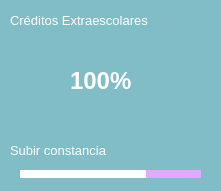
     <widget class="QFrame" name="frameCredEx">
      <property name="geometry">
       <rect>
        <x>460</x>
        <y>620</y>
        <width>221</width>
        <height>191</height>
       </rect>
      </property>
      <property name="styleSheet">
       <string notr="true">background-color: #80bdc7;
border-radius:10px;</string>
      </property>
      <property name="frameShape">
       <enum>QFrame::StyledPanel</enum>
      </property>
      <property name="frameShadow">
       <enum>QFrame::Raised</enum>
      </property>
      <widget class="QLabel" name="label_39">
       <property name="geometry">
        <rect>
         <x>10</x>
         <y>10</y>
         <width>181</width>
         <height>21</height>
        </rect>
       </property>
       <property name="font">
        <font>
         <family>Segoe UI</family>
         <pointsize>10</pointsize>
         <weight>50</weight>
         <bold>false</bold>
        </font>
       </property>
       <property name="styleSheet">
        <string notr="true">color:white;</string>
       </property>
       <property name="text">
        <string>Créditos Extraescolares</string>
       </property>
      </widget>
      <widget class="QPushButton" name="uploadExtra">
       <property name="geometry">
        <rect>
         <x>170</x>
         <y>130</y>
         <width>32</width>
         <height>32</height>
        </rect>
       </property>
       <property name="cursor">
        <cursorShape>PointingHandCursor</cursorShape>
       </property>
       <property name="styleSheet">
        <string notr="true">background-color:transparent;</string>
       </property>
       <property name="text">
        <string/>
       </property>
       <property name="icon">
        <iconset>
         <normaloff>../Resources/subir2.png</normaloff>../Resources/subir2.png</iconset>
       </property>
       <property name="iconSize">
        <size>
         <width>32</width>
         <height>32</height>
        </size>
       </property>
      </widget>
      <widget class="QLabel" name="label_41">
       <property name="geometry">
        <rect>
         <x>10</x>
         <y>140</y>
         <width>131</width>
         <height>21</height>
        </rect>
       </property>
       <property name="font">
        <font>
         <family>Segoe UI</family>
         <pointsize>10</pointsize>
         <weight>50</weight>
         <bold>false</bold>
        </font>
       </property>
       <property name="styleSheet">
        <string notr="true">color:white;</string>
       </property>
       <property name="text">
        <string>Subir constancia</string>
       </property>
      </widget>
      <widget class="QLabel" name="label_13">
       <property name="geometry">
        <rect>
         <x>70</x>
         <y>40</y>
         <width>101</width>
         <height>81</height>
        </rect>
       </property>
       <property name="font">
        <font>
         <family>Segoe UI</family>
         <pointsize>18</pointsize>
         <weight>75</weight>
         <bold>true</bold>
        </font>
       </property>
       <property name="styleSheet">
        <string notr="true">color:white;</string>
       </property>
       <property name="text">
        <string>100%</string>
       </property>
      </widget>
      <widget class="QProgressBar" name="progressBar_6">
       <property name="geometry">
        <rect>
         <x>20</x>
         <y>170</y>
         <width>181</width>
         <height>8</height>
        </rect>
       </property>
       <property name="styleSheet">
        <string notr="true">QProgressBar{
background-color: #e0abff;
height: 2px;
border-radius:1px;
}
QProgressBar::chunk {
background-color: #fefeff; 
border-radius:1px;
}</string>
       </property>
       <property name="value">
        <number>70</number>
       </property>
       <property name="textVisible">
        <bool>false</bool>
       </property>
       <property name="format">
        <string>%p%</string>
       </property>
      </widget>
     </widget>
